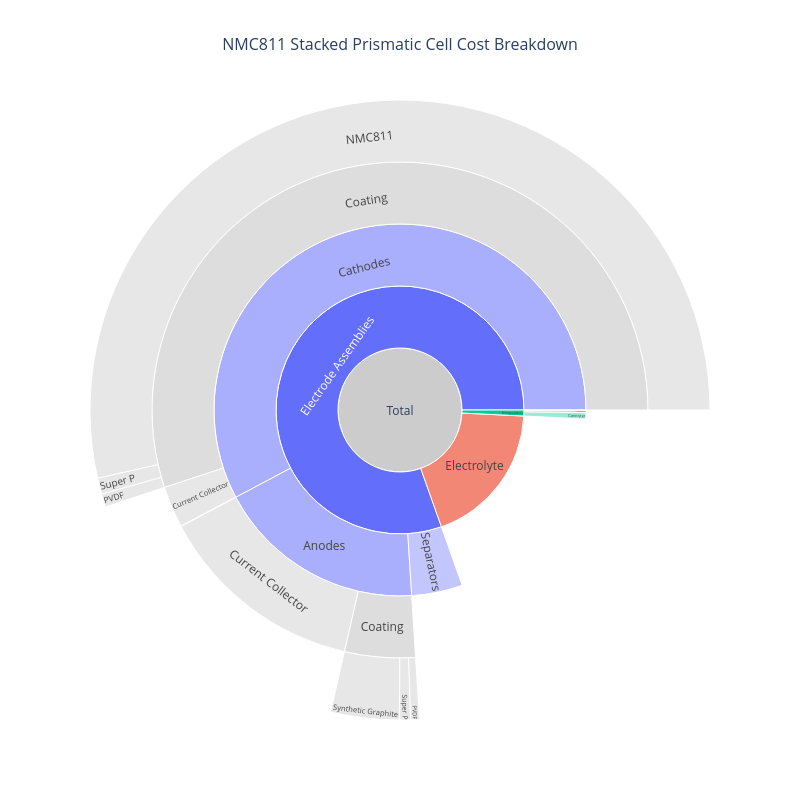

The cell this chart's notebook holds for it:
### Code cell
cell.plot_cost_breakdown(width=800, height=800)

### Figure 1 — Plotly figure (JSON) as saved in the notebook; plotly's stock layout.template omitted (floating-point values rounded to 4 significant figures)
{"data": [{"branchvalues": "total", "customdata": ["<b>Total</b><br>165.76 $", "<b>Electrode Assemblies</b><br>133.31 $<br>80.4% of total", "<b>Anodes</b><br>30.20 $<br>18.2% of total", "<b>Coating</b><br>7.62 $<br>4.6% of total", "<b>Synthetic Graphite</b><br>5.93 $<br>3.6% of total", "<b>PVDF</b><br>0.75 $<br>0.5% of total", "<b>Super P</b><br>0.94 $<br>0.6% of total", "<b>Current Collector</b><br>22.58 $<br>13.6% of total", "<b>Cathodes</b><br>95.78 $<br>57.8% of total", "<b>Coating</b><br>91.26 $<br>55.1% of total", "<b>NMC811</b><br>88.74 $<br>53.5% of total", "<b>PVDF</b><br>1.12 $<br>0.7% of total", "<b>Super P</b><br>1.40 $<br>0.8% of total", "<b>Current Collector</b><br>4.48 $<br>2.7% of total", "<b>Electrical Insulation</b><br>0.04 $<br>0.0% of total", "<b>Separators</b><br>7.33 $<br>4.4% of total", "<b>Electrolyte</b><br>31.16 $<br>18.8% of total", "<b>Encapsulation</b><br>1.29 $<br>0.8% of total", "<b>Cathode Terminal Connector</b><br>0.03 $<br>0.0% of total", "<b>Anode Terminal Connector</b><br>0.03 $<br>0.0% of total", "<b>Lid Assembly</b><br>0.32 $<br>0.2% of total", "<b>Cannister</b><br>0.91 $<br>0.5% of total"], "hovertemplate": "%{customdata}<extra></extra>", "ids": ["Total", "Electrode Assemblies", "Electrode Assemblies/Anodes", "Electrode Assemblies/Anodes/Coating", "Electrode Assemblies/Anodes/Coating/Synthetic Graphite", "Electrode Assemblies/Anodes/Coating/PVDF", "Electrode Assemblies/Anodes/Coating/Super P", "Electrode Assemblies/Anodes/Current Collector", "Electrode Assemblies/Cathodes", "Electrode Assemblies/Cathodes/Coating", "Electrode Assemblies/Cathodes/Coating/NMC811", "Electrode Assemblies/Cathodes/Coating/PVDF", "Electrode Assemblies/Cathodes/Coating/Super P", "Electrode Assemblies/Cathodes/Current Collector", "Electrode Assemblies/Cathodes/Electrical Insulation", "Electrode Assemblies/Separators", "Electrolyte", "Encapsulation", "Encapsulation/Cathode Terminal Connector", "Encapsulation/Anode Terminal Connector", "Encapsulation/Lid Assembly", "Encapsulation/Cannister"], "labels": ["Total", "Electrode Assemblies", "Anodes", "Coating", "Synthetic Graphite", "PVDF", "Super P", "Current Collector", "Cathodes", "Coating", "NMC811", "PVDF", "Super P", "Current Collector", "Electrical Insulation", "Separators", "Electrolyte", "Encapsulation", "Cathode Terminal Connector", "Anode Terminal Connector", "Lid Assembly", "Cannister"], "marker": {"colors": ["#CCCCCC", "#636EFA", "#a9affc", "#DDDDDD", "#DDDDDD", "#DDDDDD", "#DDDDDD", "#DDDDDD", "#a9affc", "#DDDDDD", "#DDDDDD", "#DDDDDD", "#DDDDDD", "#DDDDDD", "#DDDDDD", "#a9affc", "#EF553B", "#00CC96", "#72e2c5", "#72e2c5", "#72e2c5", "#72e2c5"]}, "parents": ["", "Total", "Electrode Assemblies", "Electrode Assemblies/Anodes", "Electrode Assemblies/Anodes/Coating", "Electrode Assemblies/Anodes/Coating", "Electrode Assemblies/Anodes/Coating", "Electrode Assemblies/Anodes", "Electrode Assemblies", "Electrode Assemblies/Cathodes", "Electrode Assemblies/Cathodes/Coating", "Electrode Assemblies/Cathodes/Coating", "Electrode Assemblies/Cathodes/Coating", "Electrode Assemblies/Cathodes", "Electrode Assemblies/Cathodes", "Electrode Assemblies", "Total", "Total", "Encapsulation", "Encapsulation", "Encapsulation", "Encapsulation"], "type": "sunburst", "values": [165.8, 133.3, 30.2, 7.62, 5.93, 0.75, 0.94, 22.58, 95.78, 91.26, 88.74, 1.12, 1.4, 4.48, 0.04, 7.33, 31.16, 1.29, 0.03, 0.03, 0.32, 0.91]}], "layout": {"font": {"size": 12}, "height": 800, "title": {"font": {"size": 16}, "text": "NMC811 Stacked Prismatic Cell Cost Breakdown", "x": 0.5}, "width": 800}}
